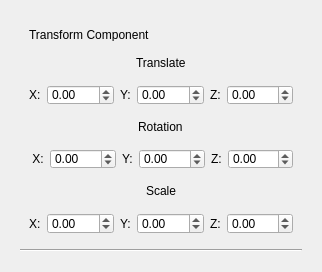
<?xml version="1.0" encoding="UTF-8"?>
<ui version="4.0">
 <class>TransForm</class>
 <widget class="QWidget" name="TransForm">
  <property name="geometry">
   <rect>
    <x>0</x>
    <y>0</y>
    <width>300</width>
    <height>270</height>
   </rect>
  </property>
  <property name="maximumSize">
   <size>
    <width>300</width>
    <height>300</height>
   </size>
  </property>
  <property name="windowTitle">
   <string>Form</string>
  </property>
  <layout class="QVBoxLayout" name="verticalLayout_3">
   <item>
    <layout class="QVBoxLayout" name="verticalLayout">
     <item>
      <widget class="QWidget" name="transHorizontalWidget" native="true">
       <property name="maximumSize">
        <size>
         <width>300</width>
         <height>250</height>
        </size>
       </property>
       <layout class="QVBoxLayout" name="verticalLayout_2">
        <item>
         <widget class="QWidget" name="verticalWidget_3" native="true">
          <property name="maximumSize">
           <size>
            <width>300</width>
            <height>30</height>
           </size>
          </property>
          <layout class="QVBoxLayout" name="verticalLayout_4">
           <item alignment="Qt::AlignLeft|Qt::AlignTop">
            <widget class="QLabel" name="label_4">
             <property name="maximumSize">
              <size>
               <width>16777215</width>
               <height>50</height>
              </size>
             </property>
             <property name="text">
              <string>Transform Component</string>
             </property>
             <property name="textFormat">
              <enum>Qt::PlainText</enum>
             </property>
            </widget>
           </item>
          </layout>
         </widget>
        </item>
        <item>
         <layout class="QVBoxLayout" name="translateLayout">
          <item alignment="Qt::AlignHCenter|Qt::AlignBottom">
           <widget class="QLabel" name="translateLabel">
            <property name="maximumSize">
             <size>
              <width>16777215</width>
              <height>30</height>
             </size>
            </property>
            <property name="text">
             <string>Translate</string>
            </property>
           </widget>
          </item>
          <item alignment="Qt::AlignHCenter">
           <widget class="QWidget" name="translateWidget" native="true">
            <property name="maximumSize">
             <size>
              <width>300</width>
              <height>50</height>
             </size>
            </property>
            <layout class="QHBoxLayout" name="horizontalLayout_2">
             <item alignment="Qt::AlignHCenter">
              <widget class="QLabel" name="xTransLabel">
               <property name="text">
                <string>X:</string>
               </property>
              </widget>
             </item>
             <item alignment="Qt::AlignHCenter">
              <widget class="QDoubleSpinBox" name="xTransSpinBox">
               <property name="minimum">
                <double>-100.000000000000000</double>
               </property>
              </widget>
             </item>
             <item alignment="Qt::AlignHCenter">
              <widget class="QLabel" name="yTransLabel">
               <property name="text">
                <string>Y:</string>
               </property>
              </widget>
             </item>
             <item alignment="Qt::AlignHCenter">
              <widget class="QDoubleSpinBox" name="yTransSpinBox">
               <property name="minimum">
                <double>-100.000000000000000</double>
               </property>
              </widget>
             </item>
             <item alignment="Qt::AlignHCenter">
              <widget class="QLabel" name="zTransLabel">
               <property name="text">
                <string>Z:</string>
               </property>
              </widget>
             </item>
             <item alignment="Qt::AlignHCenter">
              <widget class="QDoubleSpinBox" name="zTransSpinBox">
               <property name="minimum">
                <double>-100.000000000000000</double>
               </property>
              </widget>
             </item>
            </layout>
           </widget>
          </item>
         </layout>
        </item>
        <item>
         <layout class="QVBoxLayout" name="rotationLayout">
          <item alignment="Qt::AlignHCenter|Qt::AlignBottom">
           <widget class="QLabel" name="rotationLabel">
            <property name="maximumSize">
             <size>
              <width>16777215</width>
              <height>30</height>
             </size>
            </property>
            <property name="text">
             <string>Rotation</string>
            </property>
           </widget>
          </item>
          <item alignment="Qt::AlignHCenter">
           <widget class="QWidget" name="rotationWidget" native="true">
            <property name="maximumSize">
             <size>
              <width>16777215</width>
              <height>50</height>
             </size>
            </property>
            <layout class="QHBoxLayout" name="horizontalLayout_3">
             <item alignment="Qt::AlignHCenter">
              <widget class="QLabel" name="xRotLabel">
               <property name="text">
                <string> X:</string>
               </property>
              </widget>
             </item>
             <item alignment="Qt::AlignHCenter">
              <widget class="QDoubleSpinBox" name="xRotSpinBox">
               <property name="minimum">
                <double>-100.000000000000000</double>
               </property>
              </widget>
             </item>
             <item alignment="Qt::AlignHCenter">
              <widget class="QLabel" name="yRotLabel">
               <property name="text">
                <string>Y:</string>
               </property>
              </widget>
             </item>
             <item alignment="Qt::AlignHCenter">
              <widget class="QDoubleSpinBox" name="yRotSpinBox">
               <property name="minimum">
                <double>-100.000000000000000</double>
               </property>
              </widget>
             </item>
             <item alignment="Qt::AlignHCenter">
              <widget class="QLabel" name="zRotLabel">
               <property name="text">
                <string>Z:</string>
               </property>
              </widget>
             </item>
             <item alignment="Qt::AlignHCenter">
              <widget class="QDoubleSpinBox" name="zRotSpinBox">
               <property name="minimum">
                <double>-100.000000000000000</double>
               </property>
              </widget>
             </item>
            </layout>
           </widget>
          </item>
         </layout>
        </item>
        <item>
         <layout class="QVBoxLayout" name="ScaleLayout">
          <item alignment="Qt::AlignHCenter|Qt::AlignBottom">
           <widget class="QLabel" name="scaleWidget">
            <property name="maximumSize">
             <size>
              <width>16777215</width>
              <height>30</height>
             </size>
            </property>
            <property name="text">
             <string>Scale</string>
            </property>
           </widget>
          </item>
          <item alignment="Qt::AlignHCenter">
           <widget class="QWidget" name="ScaleWidget" native="true">
            <property name="maximumSize">
             <size>
              <width>16777215</width>
              <height>50</height>
             </size>
            </property>
            <layout class="QHBoxLayout" name="horizontalLayout">
             <item alignment="Qt::AlignHCenter">
              <widget class="QLabel" name="xScaleLabel">
               <property name="text">
                <string>X:</string>
               </property>
              </widget>
             </item>
             <item alignment="Qt::AlignHCenter">
              <widget class="QDoubleSpinBox" name="xScaleSpinBox">
               <property name="minimum">
                <double>-100.000000000000000</double>
               </property>
              </widget>
             </item>
             <item alignment="Qt::AlignHCenter">
              <widget class="QLabel" name="yScaleLabel">
               <property name="text">
                <string>Y:</string>
               </property>
              </widget>
             </item>
             <item alignment="Qt::AlignHCenter">
              <widget class="QDoubleSpinBox" name="yScaleSpinBox">
               <property name="minimum">
                <double>-100.000000000000000</double>
               </property>
              </widget>
             </item>
             <item alignment="Qt::AlignHCenter">
              <widget class="QLabel" name="zScaleLabel">
               <property name="text">
                <string>Z:</string>
               </property>
              </widget>
             </item>
             <item alignment="Qt::AlignHCenter">
              <widget class="QDoubleSpinBox" name="zScaleSpinBox">
               <property name="minimum">
                <double>-100.000000000000000</double>
               </property>
              </widget>
             </item>
            </layout>
           </widget>
          </item>
         </layout>
        </item>
        <item>
         <widget class="Line" name="line">
          <property name="orientation">
           <enum>Qt::Horizontal</enum>
          </property>
         </widget>
        </item>
       </layout>
      </widget>
     </item>
    </layout>
   </item>
  </layout>
 </widget>
 <resources/>
 <connections/>
</ui>
